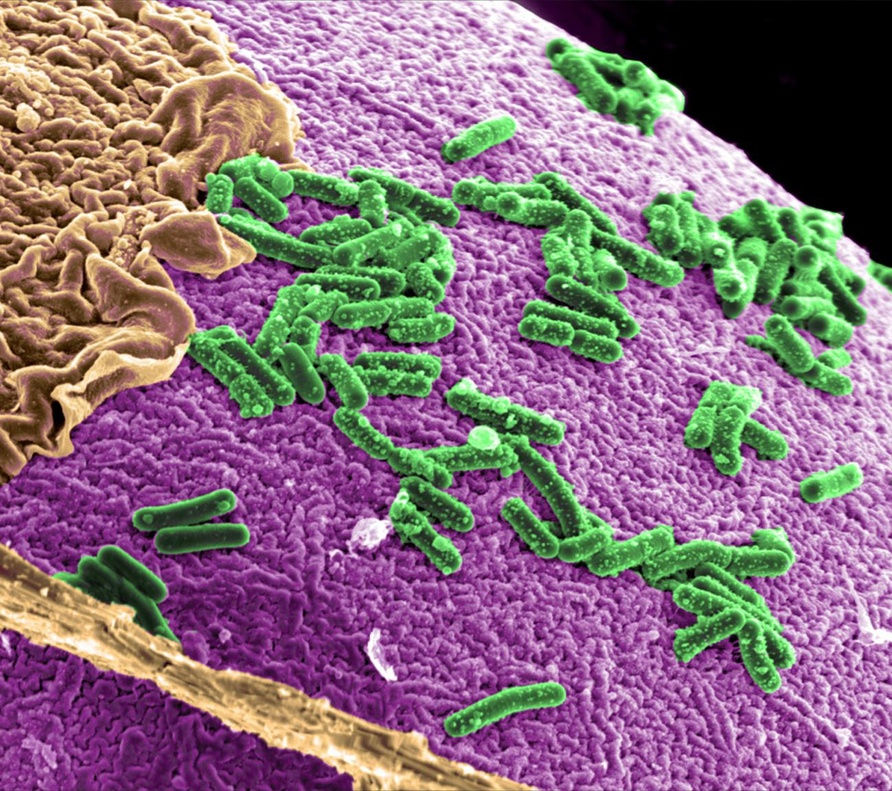
#> input picture bacterias.jpg, 892 x 791 px, shrunk from 1299 x 1152 before the run
$ python P2_Cromatica.py   (older library calls are emulated)
#> lines starting #> are read from the running program, lines starting #| are printed output that depends on the picture; after the words box and inside, x2 and y2 are one past the last pixel; in counts of white or black regions, pixels touching at a corner belong together
# -*- coding: utf-8 -*-
"""
Este script procesa una imagen de bacterias para realizar dos tareas:
1. Convertir la imagen a una representación cromática.
2. Clasificar los píxeles de la imagen según ciertos criterios (convertir a blanco y negro la imagen)

Vision artificial Marzo 2024
Primer parcial Practica II

@author: Dea Angel
"""

import cv2
import numpy as np

# Se carga la imagen de bacterias
imagen1 = cv2.imread("bacterias.jpg")
#> imagen1 is the input picture: shape (791, 892, 3); mean B, G, R 124.5, 110.6, 136.8

# Se crean dos imágenes adicionales modificando el brillo de la imagen original
imagen2 = imagen1 * 0.7
imagen3 = imagen1 * 0.3

# Función para convertir la imagen a una representación cromática
def cromatico(imagen1):
    m, n, c = imagen1.shape
#> m = 791; n = 892; c = 3
    imagenc = imagen1.copy().astype(np.float32)
    imagen1 = imagen1.astype(np.float32)
    for x in range(m):
        for y in range(n):
            divisor = imagen1[x, y, 0] + imagen1[x, y, 1] + imagen1[x, y, 2]
            if divisor != 0:
                imagenc[x, y, 0] = imagen1[x, y, 0] / divisor
                imagenc[x, y, 1] = imagen1[x, y, 1] / divisor
                imagenc[x, y, 2] = imagen1[x, y, 2] / divisor
            else:
                imagenc[x, y] = [0, 0, 0]
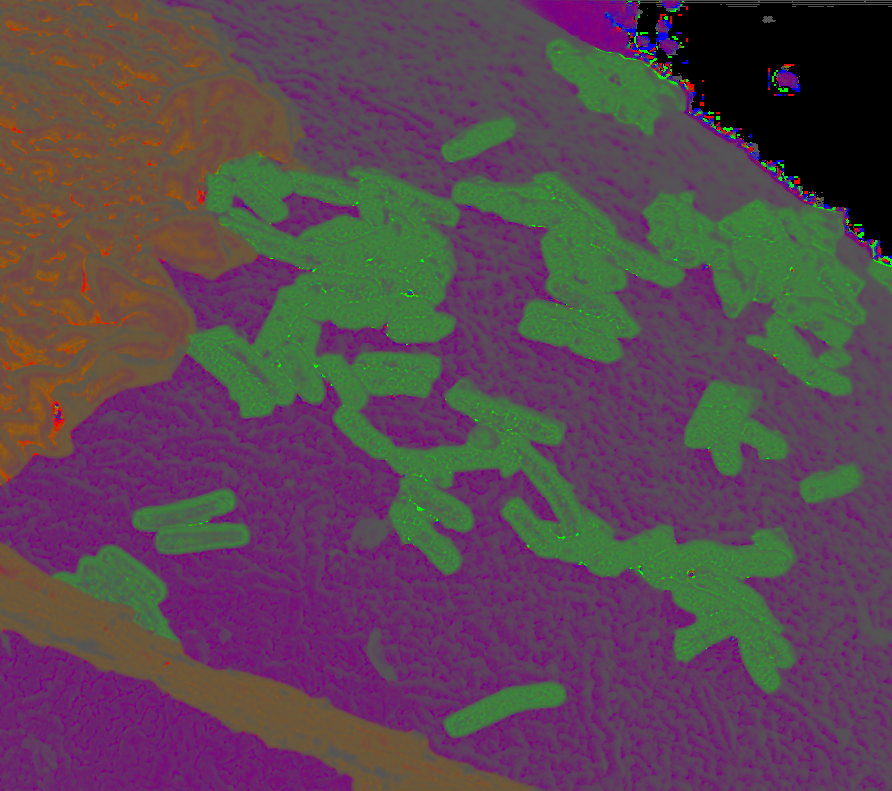
#> imagenc: shape (791, 892, 3) float32; mean B, G, R 0.319, 0.276, 0.353
    # Normalización de la imagen cromática
    result = cv2.normalize(imagenc, dst=None, alpha=0, beta=255, norm_type=cv2.NORM_MINMAX, dtype=cv2.CV_8U)
    cv2.imwrite("imagen_cromatica.jpg", result)
    return result

# Se aplican las funciones a las imágenes originales y modificadas
imagenc1 = cromatico(imagen1)
imagenc2 = cromatico(imagen2)
imagenc3 = cromatico(imagen3)

# Función para clasificar los píxeles de la imagen según ciertos criterios
def clasificador(imagen1):
    m, n, c = imagen1.shape
#> m = 791; n = 892; c = 3
    imagenb = np.zeros((m, n))
    for x in range(m):
        for y in range(n):
            # Se define una condición para la clasificación de los píxeles
            #cambiar los valores BGR en el caso de otra imagen.
            if (46 < imagen1[x, y, 0] < 134) and (106 < imagen1[x, y, 1] < 253) and (65 < imagen1[x, y, 2] < 140):
                imagenb[x, y] = 255
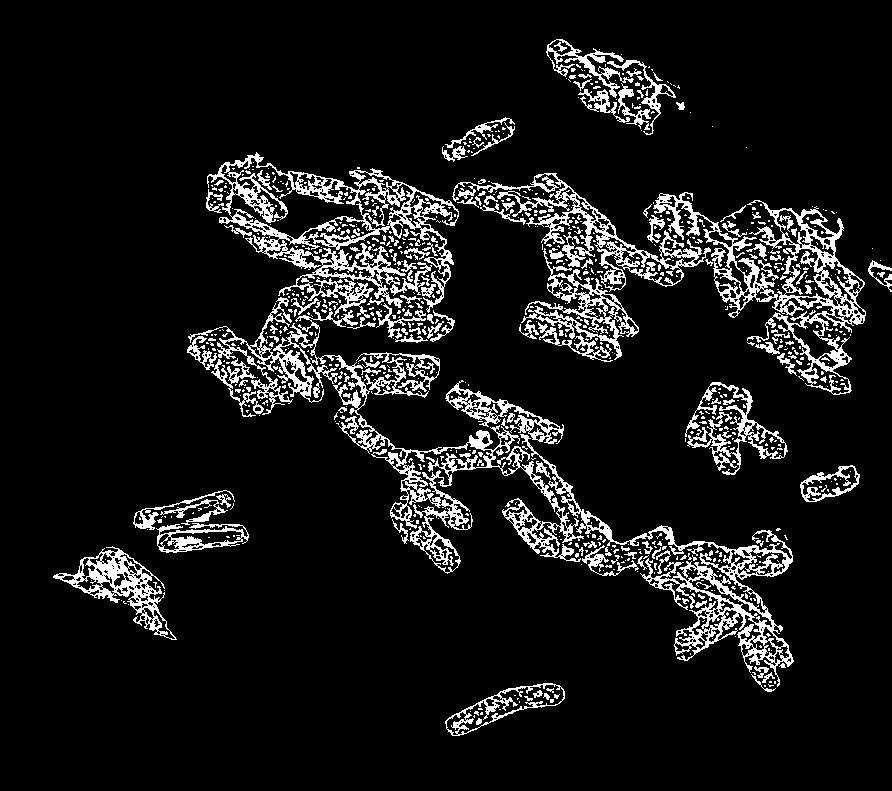
#> imagenb: shape (791, 892) float64; 9.6% white in thin lines or dots, all inside (x1, y1, x2, y2) = (53, 39, 892, 736)
    # Se guarda la imagen clasificada
    cv2.imwrite("clasificada.jpg", imagenb)
    return imagenb

# Se aplican las funciones a las imágenes originales y modificadas (clasificador)
imagend1 = clasificador(imagenc1)
imagend2 = clasificador(imagenc2)
imagend3 = clasificador(imagenc3)

# Se concatenan las imágenes para la visualización
im_final1 = np.hstack((imagen1, imagen2, imagen3))
result1 = cv2.normalize(im_final1, dst=None, alpha=0, beta=255, norm_type=cv2.NORM_MINMAX, dtype=cv2.CV_8U)
Originales = cv2.resize(result1, (600, 200))
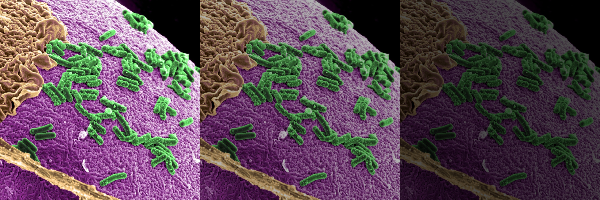
#> Originales: shape (200, 600, 3); mean B, G, R 82.9, 73.6, 91
cv2.imwrite("CAMBIO DE BRILLO ORIGINAL.jpg", Originales)

im_final2 = np.hstack((imagenc1, imagenc2, imagenc3))
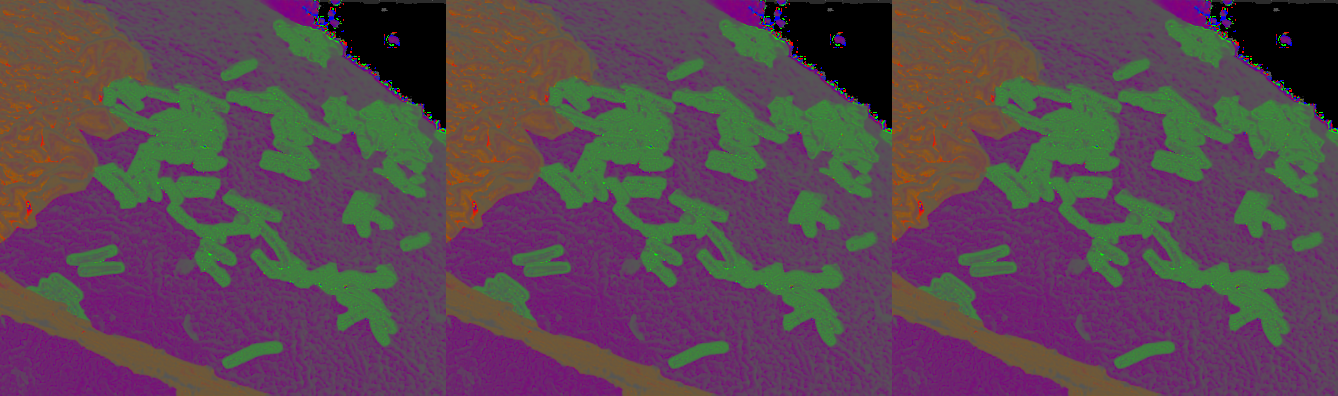
#> im_final2: shape (791, 2676, 3) (shown at 1/2 size); mean B, G, R 81.3, 70.3, 90
result2 = cv2.normalize(im_final2, dst=None, alpha=0, beta=255, norm_type=cv2.NORM_MINMAX, dtype=cv2.CV_8U)
Cromatica = cv2.resize(result2, (600, 200))
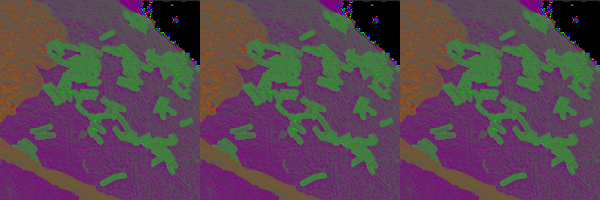
#> Cromatica: shape (200, 600, 3); mean B, G, R 81.2, 70.2, 90
cv2.imwrite("CROMATICAS.jpg", Cromatica)

im_final3 = np.hstack((imagend1, imagend2, imagend3))
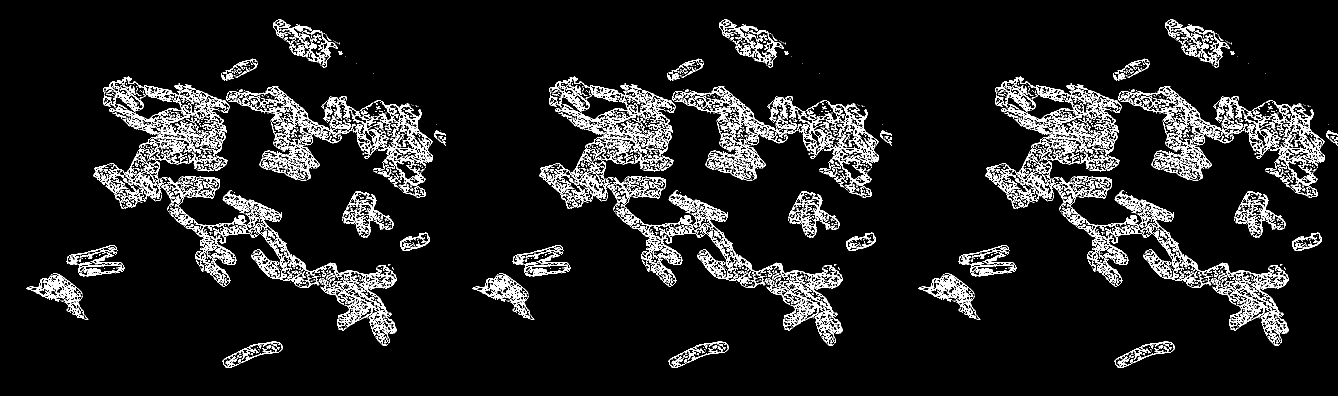
#> im_final3: shape (791, 2676) float64 (shown at 1/2 size); 9.6% white in thin lines or dots, all inside (x1, y1, x2, y2) = (53, 39, 2676, 736)
result3 = cv2.normalize(im_final3, dst=None, alpha=0, beta=255, norm_type=cv2.NORM_MINMAX, dtype=cv2.CV_8U)
Clasificada = cv2.resize(result3, (600, 200))
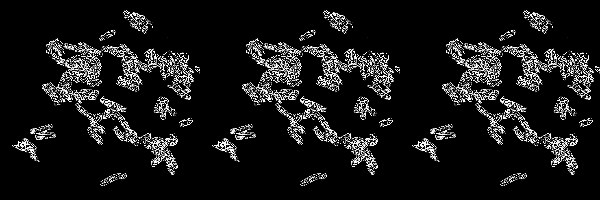
#> Clasificada: shape (200, 600); min 0, max 255, mean 24.4
cv2.imwrite("Clasificada.jpg", Clasificada)

# Se muestran las imágenes en ventanas separadas
cv2.imshow("imagen original", Originales)
cv2.imshow("imagen cromatica", Cromatica)
cv2.imshow("imagen clasificada", Clasificada)
cv2.waitKey(0)
cv2.destroyAllWindows()
